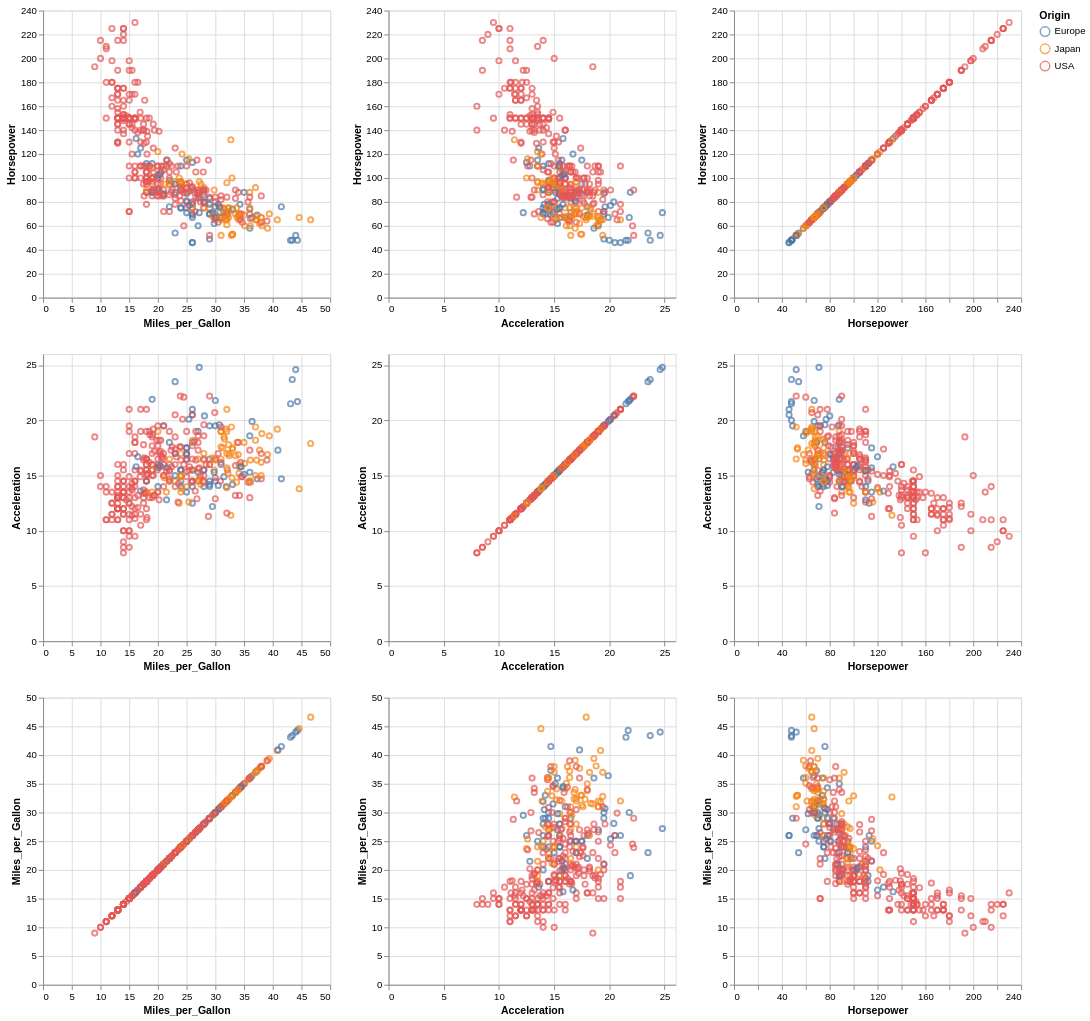

Here is the Vega-Lite specification saved for this chart:
### Vega-Lite specification from a JSON file in a GitHub repository (floating-point values rounded to 4 significant figures; data arrays with more than 128 entries replaced by an {"elided": "..."} marker saying what was removed)
{"$schema": "https://vega.github.io/schema/vega-lite/v4.json", "data": {"values": {"elided": "406 records"}}, "repeat": {"row": ["Horsepower", "Acceleration", "Miles_per_Gallon"], "column": ["Miles_per_Gallon", "Acceleration", "Horsepower"]}, "spec": {"selection": {"brush": {"type": "interval", "resolve": "global"}}, "mark": "point", "encoding": {"x": {"field": {"repeat": "column"}, "type": "quantitative"}, "y": {"field": {"repeat": "row"}, "type": "quantitative"}, "color": {"condition": {"selection": "brush", "field": "Origin", "type": "nominal"}, "value": "grey"}}}}
